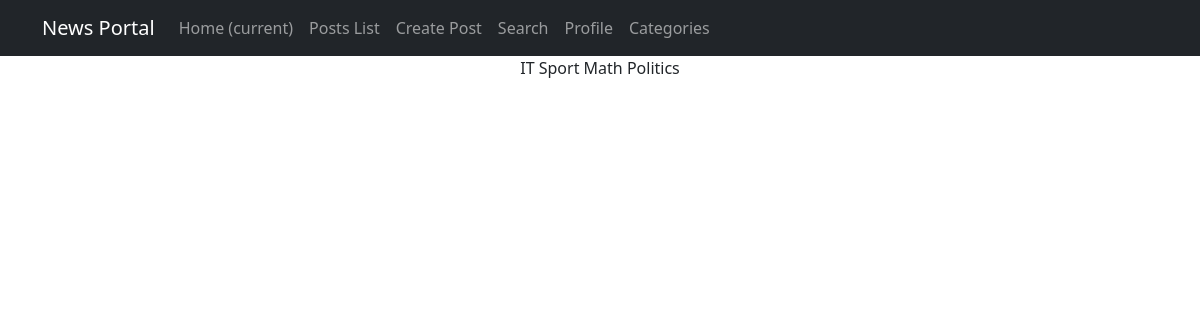
The app's page /posts/categories/ with its own data.
### news/models.py (models this page shows, shortened)
class Category(models.Model):
    name = models.CharField(max_length=64, unique=True)
    class Meta:
        verbose_name = 'Категория'
        verbose_name_plural = 'Категории'

### news/views.py (the view)
# urls.py: path('categories/', CategoryList.as_view(), name='categories')
class CategoryList(ListView):
    model = Category
    template_name = 'news/category_list.html'
    context_object_name = 'categories'

### templates/news/category_list.html (shortened to what this page needs)
{% extends 'default.html' %}
{% block content %}
{% for category in categories %}
{{category.name}}
{% endfor %}
{% endblock content %}

### records on screen
Category: name "IT"
Category: name "Sport"
Category: name "Math"
Category: name "Politics"
